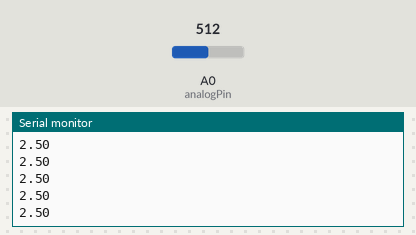
This sketch was run on a simulated Arduino Uno, built with avr-gcc and run on an emulated ATmega328P. On the bench: the last lines printed to the serial monitor. The inputs (shaded band) are chosen by the test bench; at power-on: A0 (analogPin) = 512.

Above: at 1.2 s.
1.3 s: A0 (analogPin) set to 716
At 2.1 s:
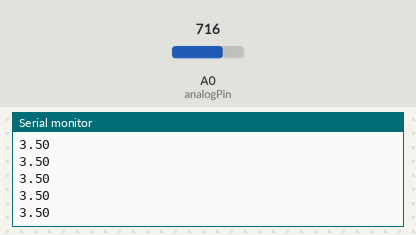
2.8 s: A0 (analogPin) set to 900
At 3.4 s:
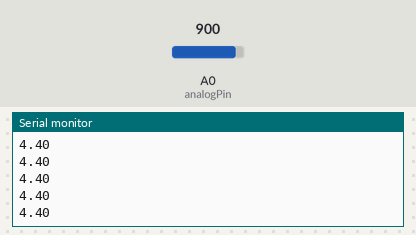
Timing chart, 0 to 5.8 s (numbered marks = the images above; inputs shaded):
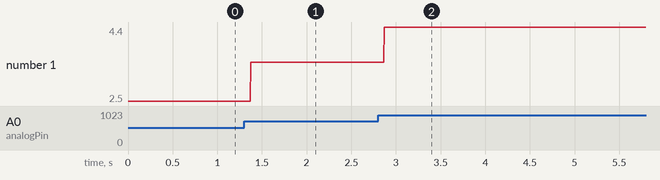

The sketch:

variant.ino
```cpp
int analogPin = A0;
float val = 0;

void setup() {
  Serial.begin(9600);
}

void loop() {
  val = read();
  Serial.println(val);
}

float read() {
  float response = analogRead(analogPin);
  response = response / 204.6;
  return response;
}
```

Measured:
- after the input at 1.3 s, the serial monitor: prints a new line after 0.07 s (image 1)
- after the input at 2.8 s, the serial monitor: prints a new line after 0.07 s (image 2)
- plotted number 1: 2.5 → 3.5 after the input at 1.3 s, 3.5 → 4.4 after the input at 2.8 s
